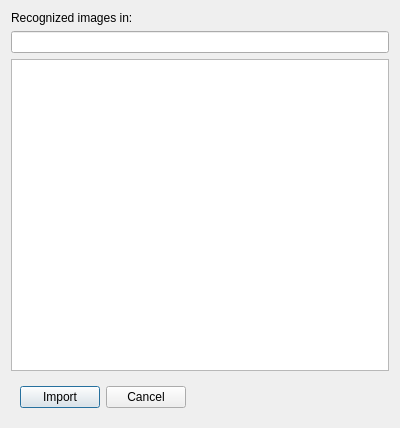
<?xml version="1.0" encoding="UTF-8"?>
<ui version="4.0">
 <class>ImportImages</class>
 <widget class="QDialog" name="ImportImages">
  <property name="geometry">
   <rect>
    <x>0</x>
    <y>0</y>
    <width>400</width>
    <height>428</height>
   </rect>
  </property>
  <property name="windowTitle">
   <string>Image Import</string>
  </property>
  <property name="windowIcon">
   <iconset resource="../share/icons/icons.qrc">
    <normaloff>:/icons/openpiv.png</normaloff>:/icons/openpiv.png</iconset>
  </property>
  <layout class="QVBoxLayout" name="verticalLayout">
   <item>
    <widget class="QLabel" name="topLabel">
     <property name="text">
      <string>Recognized images in:</string>
     </property>
    </widget>
   </item>
   <item>
    <widget class="QLineEdit" name="dirEdit">
     <property name="alignment">
      <set>Qt::AlignRight|Qt::AlignTrailing|Qt::AlignVCenter</set>
     </property>
     <property name="readOnly">
      <bool>true</bool>
     </property>
    </widget>
   </item>
   <item>
    <widget class="ImportImageList" name="imageListWidget"/>
   </item>
   <item>
    <widget class="QWidget" name="layoutWidget" native="true">
     <layout class="QHBoxLayout" name="buttonLayout" stretch="0,0">
      <property name="sizeConstraint">
       <enum>QLayout::SetFixedSize</enum>
      </property>
      <item>
       <widget class="QPushButton" name="importButton">
        <property name="text">
         <string>Import</string>
        </property>
       </widget>
      </item>
      <item>
       <widget class="QPushButton" name="cancelButton">
        <property name="text">
         <string>Cancel</string>
        </property>
       </widget>
      </item>
     </layout>
    </widget>
   </item>
  </layout>
 </widget>
 <customwidgets>
  <customwidget>
   <class>ImportImageList</class>
   <extends>QListWidget</extends>
   <header>importimagelist.h</header>
  </customwidget>
 </customwidgets>
 <resources>
  <include location="../share/icons/icons.qrc"/>
 </resources>
 <connections/>
</ui>
